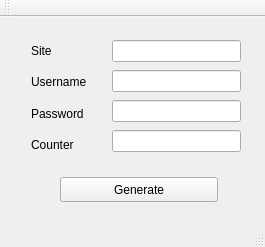
<?xml version="1.0" encoding="UTF-8"?>
<ui version="4.0">
 <class>MainWindow</class>
 <widget class="QMainWindow" name="MainWindow">
  <property name="geometry">
   <rect>
    <x>0</x>
    <y>0</y>
    <width>265</width>
    <height>247</height>
   </rect>
  </property>
  <property name="minimumSize">
   <size>
    <width>265</width>
    <height>247</height>
   </size>
  </property>
  <property name="windowTitle">
   <string>Password Derivator</string>
  </property>
  <widget class="QWidget" name="centralWidget">
   <widget class="QWidget" name="verticalLayoutWidget">
    <property name="geometry">
     <rect>
      <x>101</x>
      <y>10</y>
      <width>151</width>
      <height>141</height>
     </rect>
    </property>
    <layout class="QVBoxLayout" name="verticalLayout">
     <item>
      <widget class="QLineEdit" name="site_lineEdit"/>
     </item>
     <item>
      <widget class="QLineEdit" name="username_lineEdit"/>
     </item>
     <item>
      <widget class="QLineEdit" name="password_lineEdit"/>
     </item>
     <item>
      <widget class="QLineEdit" name="counter_lineEdit">
       <property name="text">
        <string/>
       </property>
      </widget>
     </item>
    </layout>
   </widget>
   <widget class="QWidget" name="verticalLayoutWidget_2">
    <property name="geometry">
     <rect>
      <x>20</x>
      <y>10</y>
      <width>81</width>
      <height>141</height>
     </rect>
    </property>
    <layout class="QVBoxLayout" name="verticalLayout_2">
     <item>
      <widget class="QLabel" name="label">
       <property name="text">
        <string>Site</string>
       </property>
      </widget>
     </item>
     <item>
      <widget class="QLabel" name="label_2">
       <property name="text">
        <string>Username</string>
       </property>
      </widget>
     </item>
     <item>
      <widget class="QLabel" name="label_3">
       <property name="text">
        <string>Password</string>
       </property>
      </widget>
     </item>
     <item>
      <widget class="QLabel" name="label_4">
       <property name="text">
        <string>Counter</string>
       </property>
      </widget>
     </item>
    </layout>
   </widget>
   <widget class="QPushButton" name="generate_pushButton">
    <property name="geometry">
     <rect>
      <x>60</x>
      <y>160</y>
      <width>158</width>
      <height>25</height>
     </rect>
    </property>
    <property name="text">
     <string>Generate</string>
    </property>
   </widget>
  </widget>
  <widget class="QMenuBar" name="menuBar">
   <property name="geometry">
    <rect>
     <x>0</x>
     <y>0</y>
     <width>265</width>
     <height>22</height>
    </rect>
   </property>
  </widget>
  <widget class="QToolBar" name="mainToolBar">
   <attribute name="toolBarArea">
    <enum>TopToolBarArea</enum>
   </attribute>
   <attribute name="toolBarBreak">
    <bool>false</bool>
   </attribute>
  </widget>
  <widget class="QStatusBar" name="statusBar"/>
  <action name="actionPassword_length">
   <property name="text">
    <string>Password length</string>
   </property>
  </action>
 </widget>
 <layoutdefault spacing="6" margin="11"/>
 <tabstops>
  <tabstop>site_lineEdit</tabstop>
  <tabstop>username_lineEdit</tabstop>
  <tabstop>password_lineEdit</tabstop>
  <tabstop>counter_lineEdit</tabstop>
  <tabstop>generate_pushButton</tabstop>
 </tabstops>
 <resources/>
 <connections/>
</ui>
